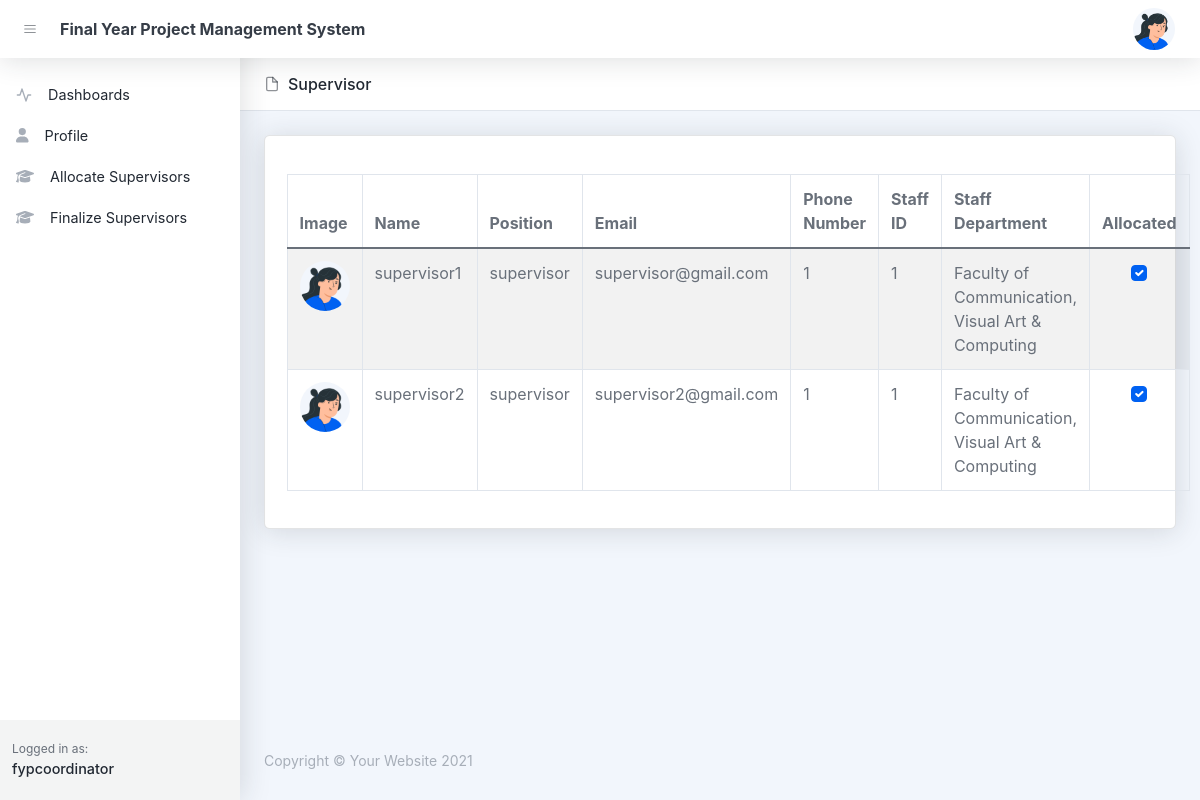
The page /allocate_supervisor.php (signed in) on the database its author committed.
### tables this page shows
CREATE TABLE `staffs` (
  `id` bigint(20) UNSIGNED NOT NULL,
  `user_id` bigint(20) NOT NULL,
  `roles` varchar(255) DEFAULT NULL,
  `staff_id` varchar(255) DEFAULT NULL,
  `department` varchar(255) DEFAULT NULL,
  `fypcoordinator_status` varchar(255) DEFAULT NULL,
  `cluster_status` varchar(255) DEFAULT NULL,
  `status` varchar(255) DEFAULT NULL,
  `created_at` timestamp NULL DEFAULT NULL,
  `updated_at` timestamp NULL DEFAULT NULL
);

CREATE TABLE `users` (
  `id` bigint(20) UNSIGNED NOT NULL,
  `name` varchar(255) NOT NULL,
  `email` varchar(255) NOT NULL,
  `handphone` varchar(255) DEFAULT NULL,
  `roles` varchar(255) DEFAULT NULL,
  `password` varchar(255) DEFAULT NULL,
  `image` text DEFAULT NULL,
  `created_at` timestamp NULL DEFAULT NULL,
  `updated_at` timestamp NULL DEFAULT NULL
);

### controllers/users.php (called while the page is built, shortened)
<?php
    $conn = setDbConnection();
    function getSupervisorCluster(){
        global $conn;
        $query = "select users.* , staffs.staff_id as staff_id, staffs.department as staff_department, staffs.roles as staff_role, staffs.fypcoordinator_status, staffs.cluster_status  from users left join staffs on staffs.user_id = users.id where staffs.roles = 'supervisor' and staffs.cluster_status = 'allocated'";
        $result = $conn->query($query);
        if ($result->num_rows > 0) {
            while ($row = $result->fetch_assoc()) {
                $supervisors[] = $row;
            }
            return $supervisors;
        }
    }
?>

### allocate_supervisor.php (the view, shortened to what this page needs)
<!DOCTYPE html>
<html lang="en">
    <head>
       <?php include('layout_admin/header.php')?>
    </head>
    <body class="nav-fixed">
        <?php include('layout_admin/navbar.php')?>
        <div id="layoutSidenav">
            <div id="layoutSidenav_nav">
                <?php include('layout_admin/sidenav.php')?>
            </div>
            <div id="layoutSidenav_content">
                <main>
                    <header class="page-header page-header-compact page-header-light border-bottom bg-white mb-4">
                        <div class="container-xl px-4">
                            <div class="page-header-content">
                                <div class="row align-items-center justify-content-between pt-3">
                                    <div class="col-auto mb-3">
                                        <h1 class="page-header-title">
                                            <div class="page-header-icon"><i data-feather="file"></i></div>
                                            Supervisor
                                        </h1>
                                    </div>
                                </div>
                            </div>
                        </div>
                    </header>
                    <?php
                        include_once('controllers/users.php');
                        if($_SESSION['roles'] == 'fyp_coordinator'){
                            $supervisor = getSupervisorCluster();
                        }
                    ?>
                    <div class="container-xl px-4">
                        <div class="card mb-4">
                            <div class="card-body">
                                <table class="table table-bordered table-striped table-hover">
                                    <thead>
                                        <tr>
                                            <th>Image</th>
                                            <th>Name</th>
                                            <th>Position</th>
                                            <th>Email</th>
                                            <th>Phone Number</th>
                                            <th>Staff ID</th>
                                            <th>Staff Department</th>
                                            <th>Allocated</th>
                                        </tr>
                                    </thead>
                                    <tbody>
                                        <?php
                                            if( $supervisor != NULL){
                                                foreach ($supervisor as $key => $value) {
                                                    $image = null;
                                                    $checked = null;
                                                    if(isset($value['image'])){
                                                        $image = '<img class="user-img" src="/fyp/assets/profile/'.$value['images'].'">';
                                                    }else{
                                                        $image = '<img class="user-img" src="/fyp/assets/img/illustrations/profiles/profile-1.png">';
                                                    }
                                                    if($_SESSION['roles'] == 'fyp_coordinator'){
                                                        if(isset($value['cluster_status'])){
                                                            if($value['cluster_status'] == 'allocated'){
                                                                $checked = 'checked';
                                                            }
                                                        }
                                                    }
                                                    echo '
                                                    <tr>
                                                        <td>'.$image.'</td>
                                                        <td>'.$value['name'].'</td>
                                                        <td>'.$value['staff_role'].'</td>
                                                        <td>'.$value['email'].'</td>
                                                        <td>'.$value['handphone'].'</td>
                                                        <td>'.$value['staff_id'].'</td>
                                                        <td>'.$value['staff_department'].'</td>
                                                        <td class="text-center">
                                                            <div class="form-check d-flex justify-content-center">
                                                                <input class="form-check-input" type="checkbox" data-user-id='.$value['id'].' data-type='.$_SESSION['roles'].' '.$checked.' onchange="allocateSupervisor(this)">
                                                            </div>
                                                        </td>
                                                    </tr>';
                                                }
                                            }
                                        ?>
                                    </tbody>
                                </table>
                            </div>
                        </div>
                    </div>
                </main>
                <?php include('layout_admin/footer.php')?>
            </div>
        </div>
    </body>
</html>

### allocate_supervisor.php (style rules this page uses)
.user-img { width: 50px; height: 50px; border-radius: 50%; }

### rows shown on the page
staffs: user.name "supervisor1", roles "supervisor", user.email "supervisor@gmail.com", user.handphone "1", staff "1", department "Faculty of Communication, Visual Art & Computing"
staffs: user.name "supervisor2", roles "supervisor", user.email "supervisor2@gmail.com", user.handphone "1", staff "1", department "Faculty of Communication, Visual Art & Computing"

### other values the page prints
$_SESSION['name'] "fypcoordinator"
